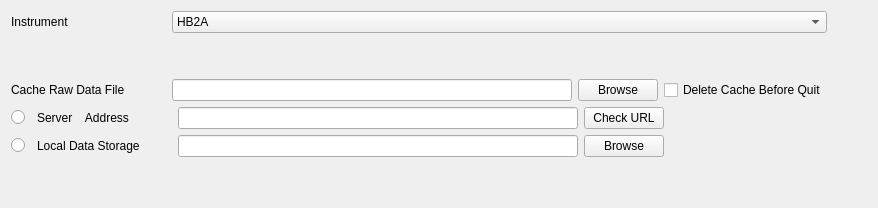
          <widget class="QWidget" name="tab_2">
           <attribute name="title">
            <string>Advanced Setup</string>
           </attribute>
           <layout class="QGridLayout" name="gridLayout_3">
            <item row="0" column="0">
             <layout class="QVBoxLayout" name="verticalLayout_4">
              <item>
               <layout class="QHBoxLayout" name="horizontalLayout_10">
                <item>
                 <widget class="QLabel" name="label_instrument">
                  <property name="sizePolicy">
                   <sizepolicy hsizetype="Fixed" vsizetype="Preferred">
                    <horstretch>0</horstretch>
                    <verstretch>0</verstretch>
                   </sizepolicy>
                  </property>
                  <property name="minimumSize">
                   <size>
                    <width>155</width>
                    <height>0</height>
                   </size>
                  </property>
                  <property name="text">
                   <string>Instrument</string>
                  </property>
                 </widget>
                </item>
                <item>
                 <widget class="QComboBox" name="comboBox_instrument">
                  <item>
                   <property name="text">
                    <string>HB2A</string>
                   </property>
                  </item>
                 </widget>
                </item>
                <item>
                 <spacer name="horizontalSpacer_9">
                  <property name="orientation">
                   <enum>Qt::Horizontal</enum>
                  </property>
                  <property name="sizeType">
                   <enum>QSizePolicy::Preferred</enum>
                  </property>
                  <property name="sizeHint" stdset="0">
                   <size>
                    <width>40</width>
                    <height>20</height>
                   </size>
                  </property>
                 </spacer>
                </item>
               </layout>
              </item>
              <item>
               <spacer name="verticalSpacer_2">
                <property name="orientation">
                 <enum>Qt::Vertical</enum>
                </property>
                <property name="sizeType">
                 <enum>QSizePolicy::Preferred</enum>
                </property>
                <property name="sizeHint" stdset="0">
                 <size>
                  <width>20</width>
                  <height>40</height>
                 </size>
                </property>
               </spacer>
              </item>
              <item>
               <layout class="QHBoxLayout" name="horizontalLayout_7">
                <item>
                 <widget class="QLabel" name="label_cache">
                  <property name="sizePolicy">
                   <sizepolicy hsizetype="Fixed" vsizetype="Preferred">
                    <horstretch>0</horstretch>
                    <verstretch>0</verstretch>
                   </sizepolicy>
                  </property>
                  <property name="minimumSize">
                   <size>
                    <width>155</width>
                    <height>0</height>
                   </size>
                  </property>
                  <property name="toolTip">
                   <string>&lt;html&gt;&lt;head/&gt;&lt;body&gt;&lt;p&gt;Cache data file download from server to local disk. &lt;/p&gt;&lt;p&gt;The default is current working directory.  &lt;/p&gt;&lt;p&gt;The cached files will be deleted with normal quit. &lt;/p&gt;&lt;/body&gt;&lt;/html&gt;</string>
                  </property>
                  <property name="text">
                   <string>Cache Raw Data File</string>
                  </property>
                 </widget>
                </item>
                <item>
                 <widget class="QLineEdit" name="lineEdit_cache">
                  <property name="sizePolicy">
                   <sizepolicy hsizetype="Fixed" vsizetype="Fixed">
                    <horstretch>0</horstretch>
                    <verstretch>0</verstretch>
                   </sizepolicy>
                  </property>
                  <property name="minimumSize">
                   <size>
                    <width>400</width>
                    <height>0</height>
                   </size>
                  </property>
                 </widget>
                </item>
                <item>
                 <widget class="QPushButton" name="pushButton_browseCache">
                  <property name="text">
                   <string>Browse</string>
                  </property>
                 </widget>
                </item>
                <item>
                 <widget class="QCheckBox" name="checkBox_delCache">
                  <property name="toolTip">
                   <string>&lt;html&gt;&lt;head/&gt;&lt;body&gt;&lt;p&gt;Cached files will be deleted upon quitting normally.&lt;/p&gt;&lt;/body&gt;&lt;/html&gt;</string>
                  </property>
                  <property name="text">
                   <string>Delete Cache Before Quit</string>
                  </property>
                 </widget>
                </item>
                <item>
                 <spacer name="horizontalSpacer_6">
                  <property name="orientation">
                   <enum>Qt::Horizontal</enum>
                  </property>
                  <property name="sizeHint" stdset="0">
                   <size>
                    <width>40</width>
                    <height>20</height>
                   </size>
                  </property>
                 </spacer>
                </item>
               </layout>
              </item>
              <item>
               <layout class="QHBoxLayout" name="horizontalLayout_8">
                <item>
                 <widget class="QRadioButton" name="radioButton_useServer">
                  <property name="sizePolicy">
                   <sizepolicy hsizetype="Fixed" vsizetype="Fixed">
                    <horstretch>0</horstretch>
                    <verstretch>0</verstretch>
                   </sizepolicy>
                  </property>
                  <property name="minimumSize">
                   <size>
                    <width>20</width>
                    <height>0</height>
                   </size>
                  </property>
                  <property name="text">
                   <string/>
                  </property>
                 </widget>
                </item>
                <item>
                 <widget class="QLabel" name="label">
                  <property name="sizePolicy">
                   <sizepolicy hsizetype="Fixed" vsizetype="Preferred">
                    <horstretch>0</horstretch>
                    <verstretch>0</verstretch>
                   </sizepolicy>
                  </property>
                  <property name="minimumSize">
                   <size>
                    <width>135</width>
                    <height>0</height>
                   </size>
                  </property>
                  <property name="text">
                   <string>Server    Address</string>
                  </property>
                 </widget>
                </item>
                <item>
                 <widget class="QLineEdit" name="lineEdit_dataIP">
                  <property name="sizePolicy">
                   <sizepolicy hsizetype="Fixed" vsizetype="Fixed">
                    <horstretch>0</horstretch>
                    <verstretch>0</verstretch>
                   </sizepolicy>
                  </property>
                  <property name="minimumSize">
                   <size>
                    <width>400</width>
                    <height>0</height>
                   </size>
                  </property>
                 </widget>
                </item>
                <item>
                 <widget class="QPushButton" name="pushButton_chkServer">
                  <property name="text">
                   <string>Check URL</string>
                  </property>
                 </widget>
                </item>
                <item>
                 <spacer name="horizontalSpacer_7">
                  <property name="orientation">
                   <enum>Qt::Horizontal</enum>
                  </property>
                  <property name="sizeHint" stdset="0">
                   <size>
                    <width>40</width>
                    <height>20</height>
                   </size>
                  </property>
                 </spacer>
                </item>
               </layout>
              </item>
              <item>
               <layout class="QHBoxLayout" name="horizontalLayout_9">
                <item>
                 <widget class="QRadioButton" name="radioButton_useLocal">
                  <property name="sizePolicy">
                   <sizepolicy hsizetype="Fixed" vsizetype="Fixed">
                    <horstretch>0</horstretch>
                    <verstretch>0</verstretch>
                   </sizepolicy>
                  </property>
                  <property name="minimumSize">
                   <size>
                    <width>20</width>
                    <height>0</height>
                   </size>
                  </property>
                  <property name="text">
                   <string/>
                  </property>
                 </widget>
                </item>
                <item>
                 <widget class="QLabel" name="label_localSrc">
                  <property name="sizePolicy">
                   <sizepolicy hsizetype="Fixed" vsizetype="Preferred">
                    <horstretch>0</horstretch>
                    <verstretch>0</verstretch>
                   </sizepolicy>
                  </property>
                  <property name="minimumSize">
                   <size>
                    <width>135</width>
                    <height>0</height>
                   </size>
                  </property>
                  <property name="text">
                   <string>Local Data Storage</string>
                  </property>
                 </widget>
                </item>
                <item>
                 <widget class="QLineEdit" name="lineEdit_localSrc">
                  <property name="sizePolicy">
                   <sizepolicy hsizetype="Fixed" vsizetype="Fixed">
                    <horstretch>0</horstretch>
                    <verstretch>0</verstretch>
                   </sizepolicy>
                  </property>
                  <property name="minimumSize">
                   <size>
                    <width>400</width>
                    <height>0</height>
                   </size>
                  </property>
                 </widget>
                </item>
                <item>
                 <widget class="QPushButton" name="pushButton_browseLocalSrc">
                  <property name="text">
                   <string>Browse</string>
                  </property>
                 </widget>
                </item>
                <item>
                 <spacer name="horizontalSpacer_8">
                  <property name="orientation">
                   <enum>Qt::Horizontal</enum>
                  </property>
                  <property name="sizeHint" stdset="0">
                   <size>
                    <width>40</width>
                    <height>20</height>
                   </size>
                  </property>
                 </spacer>
                </item>
               </layout>
              </item>
              <item>
               <layout class="QHBoxLayout" name="horizontalLayout_4"/>
              </item>
             </layout>
            </item>
            <item row="1" column="0">
             <spacer name="verticalSpacer_13">
              <property name="orientation">
               <enum>Qt::Vertical</enum>
              </property>
              <property name="sizeHint" stdset="0">
               <size>
                <width>20</width>
                <height>40</height>
               </size>
              </property>
             </spacer>
            </item>
           </layout>
          </widget>
